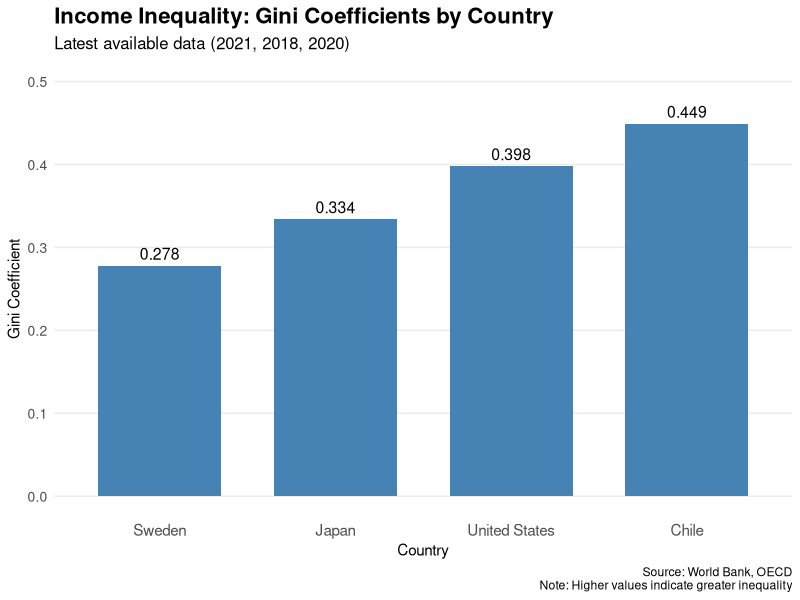

Generate this figure with R:
# Country Gini Coefficients - Latest Available Data
# Sources: World Bank, OECD

library(tidyverse)
library(kableExtra)

# Create data frame with latest Gini coefficients
country_gini <- tibble(
  Country = c("United States", "Japan", "Sweden", "Chile"),
  `Latest Year` = c(2021, 2018, 2021, 2020),
  `Gini Coefficient` = c(0.398, 0.334, 0.278, 0.449),
  Source = c("World Bank", "OECD", "World Bank", "World Bank"),
  Notes = c(
    "Post-tax and transfers",
    "Disposable income basis", 
    "Post-tax and transfers",
    "Post-tax and transfers"
  )
)

# Display as formatted table
print("Latest Gini Coefficients by Country:")
print("=====================================")
country_gini %>%
  kable(format = "simple", digits = 3) %>%
  print()

# Create a visualization
library(ggplot2)

p <- ggplot(country_gini, aes(x = reorder(Country, `Gini Coefficient`), y = `Gini Coefficient`)) +
  geom_bar(stat = "identity", fill = "steelblue", width = 0.7) +
  geom_text(aes(label = sprintf("%.3f", `Gini Coefficient`)), 
            vjust = -0.5, size = 4) +
  coord_cartesian(ylim = c(0, 0.5)) +
  labs(
    title = "Income Inequality: Gini Coefficients by Country",
    subtitle = paste0("Latest available data (", 
                      paste(unique(country_gini$`Latest Year`), collapse = ", "), ")"),
    x = "Country",
    y = "Gini Coefficient",
    caption = "Source: World Bank, OECD\nNote: Higher values indicate greater inequality"
  ) +
  theme_minimal() +
  theme(
    plot.title = element_text(size = 16, face = "bold", hjust = 0),
    plot.subtitle = element_text(size = 12, hjust = 0),
    axis.text.x = element_text(size = 11),
    axis.text.y = element_text(size = 10),
    panel.grid.major.x = element_blank(),
    panel.grid.minor = element_blank()
  )

# Save the plot
ggsave("visualizations/country_gini_coefficients.png", p, width = 8, height = 6, dpi = 300)

# Save data as CSV for future reference
write_csv(country_gini, "country_gini_coefficients.csv")

print("\nFiles saved:")
print("- country_gini_coefficients.csv")
print("- visualizations/country_gini_coefficients.png")
